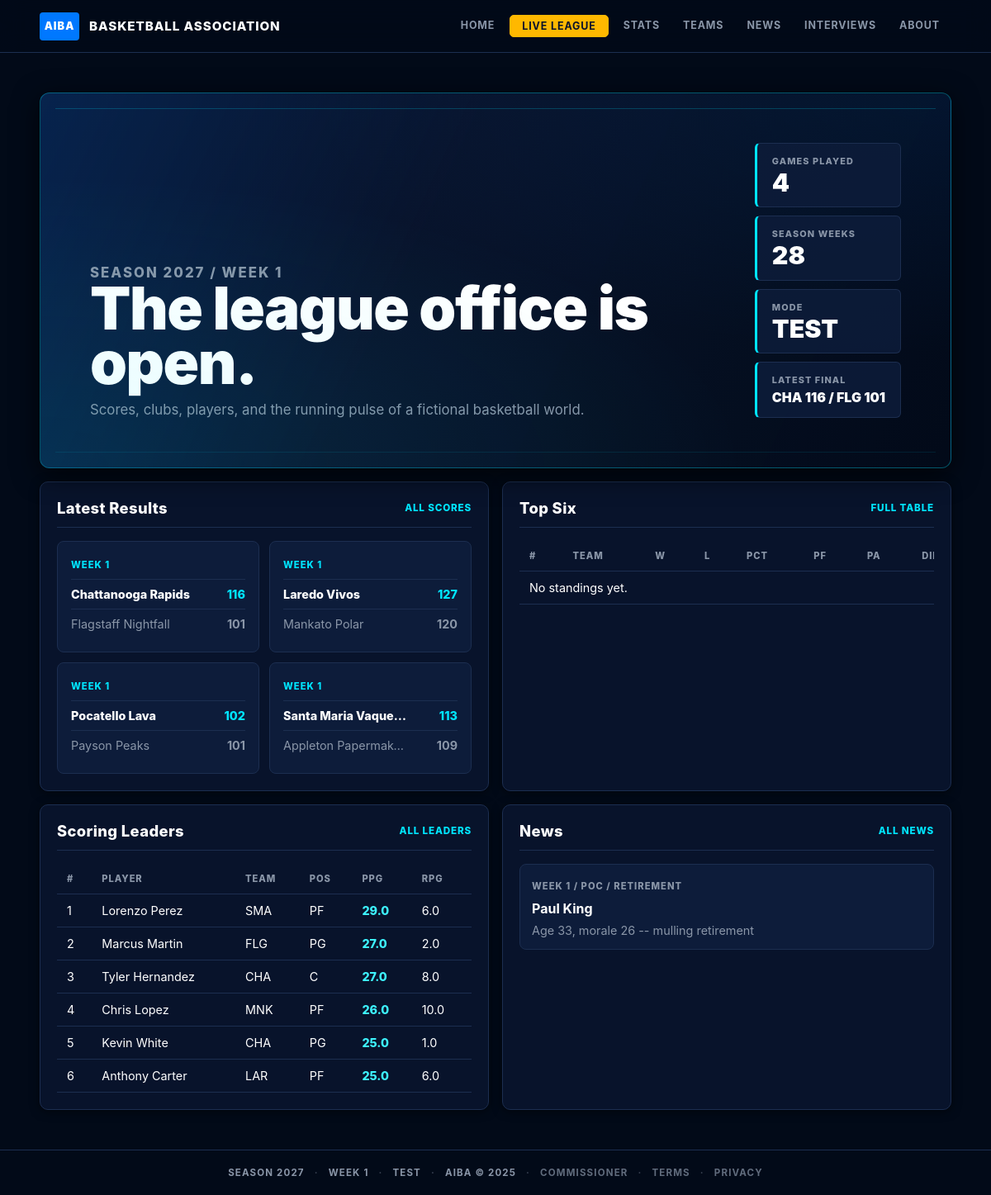
The app's page /live-league with its own data.
### tables this page shows
CREATE TABLE league_state (
            id           INTEGER PRIMARY KEY,
            current_week INTEGER DEFAULT 1,
            season_year  INTEGER DEFAULT 2025,
            last_updated TEXT
        , mode TEXT DEFAULT 'test', official_started INTEGER DEFAULT 0, phase TEXT DEFAULT 'regular_season', offseason_stage TEXT, offseason_from_season INTEGER);

CREATE TABLE teams (
            id          INTEGER PRIMARY KEY,
            city        TEXT NOT NULL,
            name        TEXT NOT NULL,
            abbreviation TEXT NOT NULL
        , mascot TEXT, colors TEXT, logo_description TEXT, motto TEXT, arena TEXT, team_archetype TEXT, play_style TEXT, reputation TEXT, rivalry TEXT, signature_trait TEXT);

CREATE TABLE games (
            id           INTEGER PRIMARY KEY,
            home_team_id INTEGER NOT NULL REFERENCES teams(id),
            away_team_id INTEGER NOT NULL REFERENCES teams(id),
            week         INTEGER NOT NULL,
            season_year  INTEGER NOT NULL,
            home_score   INTEGER,
            away_score   INTEGER,
            played       INTEGER DEFAULT 0
        , q1_home INTEGER, q2_home INTEGER, q3_home INTEGER, q4_home INTEGER, q1_away INTEGER, q2_away INTEGER, q3_away INTEGER, q4_away INTEGER, mvp_player_id INTEGER, playoff_series_id INTEGER);

CREATE TABLE players (
            id           INTEGER PRIMARY KEY,
            team_id      INTEGER NOT NULL REFERENCES teams(id),
            first_name   TEXT NOT NULL,
            last_name    TEXT NOT NULL,
            age          INTEGER NOT NULL,
            position     TEXT NOT NULL,
            skill_rating INTEGER NOT NULL,
            salary       INTEGER NOT NULL
        , status TEXT DEFAULT 'active', retired_season INTEGER);

CREATE TABLE player_events (
            id          INTEGER PRIMARY KEY,
            player_id   INTEGER NOT NULL REFERENCES players(id),
            target_id   INTEGER,
            week        INTEGER NOT NULL,
            season_year INTEGER NOT NULL,
            event_type  TEXT NOT NULL,
            status      TEXT DEFAULT 'active',
            detail      TEXT,
            created_at  TEXT DEFAULT (datetime('now'))
        );

### web_app.py (the view)
@app.route("/live-league")
def live_league():
    def load(conn):
        state = q.get_state(conn)
        if not state:
            return None
        season = state["season_year"]
        phase = state.get("phase", "regular_season")
        bracket = get_bracket(conn, season) if phase in ("playoffs", "complete") else []
        playoff = get_playoff_snapshot(conn, season) if phase in ("playoffs", "complete") else None
        latest_results = q.latest_results(conn, season, limit=6)
        offseason_events = q.offseason_events(conn, limit=len(OFFSEASON_STAGES)) if phase == "offseason" else []
        offseason_stage = state.get("offseason_stage") or "retirements"
        completed_offseason_stages = {event["stage"] for event in offseason_events}
        offseason_stages = [
            {
                "key": stage_key,
                "label": OFFSEASON_STAGE_LABELS.get(stage_key, stage_key.replace("_", " ").title()),
                "status": (
                    "current" if stage_key == offseason_stage
                    else "complete" if stage_key in completed_offseason_stages
                    else "upcoming"
                ),
            }
            for stage_key in OFFSEASON_STAGES
        ]
        return {
            "state": state,
            "phase": phase,
            "bracket": bracket,
            "playoff": playoff,
            "offseason_stage_label": OFFSEASON_STAGE_LABELS.get(
                offseason_stage,
                offseason_stage.replace("_", " ").title(),
            ),
            "offseason_stages": offseason_stages,
            "offseason_events": offseason_events,
            "games_played": q.get_games_played(conn, season),
            "max_week": q.get_max_week(conn, season),
            "standings": q.standings(conn, season, limit=6),
            "leaders": q.stat_leaders(conn, season, limit=6),
            "latest_results": latest_results,
            "latest_articles": q.recent_articles(conn, season, limit=3),
            "storylines": q.public_storylines(conn, season, limit=6),
        }
    data = with_conn(load)
    if not data:
        return render_no_league()
    return render_template("home.html", **data, active="live_league")

### league/database.py (called while the page is built)
def get_connection():
    conn = sqlite3.connect(DB_PATH)
    conn.row_factory = sqlite3.Row
    conn.execute("PRAGMA foreign_keys = ON")
    return conn

### league/web_queries.py (called while the page is built)
def dicts(rows):
    return [dict(row) for row in rows]

def one(row):
    return dict(row) if row else None

def get_state(conn):
    return one(conn.execute("SELECT * FROM league_state WHERE id = 1").fetchone())

def get_site_chrome(conn):
    return {
        "state": get_state(conn),
        "teams": dicts(conn.execute(
            "SELECT id, city, name, abbreviation FROM teams ORDER BY city"
        ).fetchall()),
    }

def get_games_played(conn, season_year):
    return conn.execute(
        "SELECT COUNT(*) FROM games WHERE played = 1 AND season_year = ?",
        (season_year,),
    ).fetchone()[0]

def get_max_week(conn, season_year):
    row = conn.execute(
        "SELECT MAX(week) AS max_week FROM games WHERE season_year = ?",
        (season_year,),
    ).fetchone()
    return row["max_week"] or 0

def latest_results(conn, season_year, limit=8):
    return dicts(conn.execute("""
        SELECT g.id,
               g.week,
               ht.city || ' ' || ht.name AS home_name,
               at.city || ' ' || at.name AS away_name,
               ht.abbreviation AS home_abbr,
               at.abbreviation AS away_abbr,
               g.home_score,
               g.away_score
        FROM games g
        JOIN teams ht ON ht.id = g.home_team_id
        JOIN teams at ON at.id = g.away_team_id
        WHERE g.season_year = ? AND g.played = 1
        ORDER BY g.week DESC, g.id DESC
        LIMIT ?
    """, (season_year, limit)).fetchall())

def recent_articles(conn, season_year, limit=20):
    return dicts(conn.execute("""
        SELECT id, week, season_year, headline, body, created_at
        FROM articles
        WHERE season_year = ?
        ORDER BY week DESC, id DESC
        LIMIT ?
    """, (season_year, limit)).fetchall())

### web_app.py (called while the page is built)
def with_conn(callback):
    create_tables()
    conn = get_connection()
    try:
        return callback(conn)
    finally:
        conn.close()

@app.template_filter("event_label")
def event_label(value):
    return (value or "").replace("_", " ").title()

@app.context_processor
def inject_chrome():
    def load():
        return with_conn(q.get_site_chrome)
    try:
        chrome = load()
    except Exception:
        chrome = {"state": None, "teams": []}
    return chrome

### templates/home.html (shortened to what this page needs)
{% extends "base.html" %}
{% from "partials.html" import standings_table, leader_table, game_card, storyline_list %}
{% block content %}
{% if phase == 'offseason' %}
<section class="offseason-hero">
  <div class="offseason-hero-copy">
    <p class="eyebrow">{{ state.season_year }} offseason</p>
    <h1>The offseason is on the clock.</h1>
    <p>Front offices are reshaping the league one stage at a time. Next up: {{ offseason_stage_label }}.</p>
  </div>
  <div class="offseason-war-room">
    <div class="offseason-current">
      <span>Current stage</span>
      <strong>{{ offseason_stage_label }}</strong>
      <p>Advance from the Commissioner Console when the league office is ready.</p>
    </div>
    <div class="offseason-timeline">
      {% for stage in offseason_stages %}
        {{ offseason_stage_item(stage) }}
      {% endfor %}
    </div>
    <div class="offseason-log">
      <span>Recent movement</span>
      {% for event in offseason_events[:3] %}
        <article>
          <strong>{{ event.stage|event_label }}</strong>
          <p>{{ event.detail }}</p>
        </article>
      {% else %}
        <p>No offseason stages have run yet.</p>
      {% endfor %}
    </div>
  </div>
</section>
{% else %}
<section class="league-hero season-hero">
  <div>
    <p class="eyebrow">Season {{ state.season_year }} / Week {{ state.current_week }}</p>
    <h1>The league office is open.</h1>
    <p>Scores, clubs, players, and the running pulse of a fictional basketball world.</p>
  </div>
  <div class="hero-board">
    <div><span>Games Played</span><strong>{{ games_played }}</strong></div>
    <div><span>Season Weeks</span><strong>{{ max_week }}</strong></div>
    <div><span>Mode</span><strong>{{ state.mode|upper }}</strong></div>
    {% if latest_results %}
      {% set result = latest_results[0] %}
      <div class="season-latest">
        <span>Latest Final</span>
        <strong>{{ result.home_abbr }} {{ result.home_score }} / {{ result.away_abbr }} {{ result.away_score }}</strong>
      </div>
    {% endif %}
  </div>
</section>
{% endif %}
<section class="section-grid">
  <div class="panel wide">
    <div class="section-head">
      <h2>Latest Results</h2>
      <a href="{{ url_for('scores') }}">All scores</a>
    </div>
    <div class="score-grid">
      {% for game in latest_results %}
        {{ game_card(game) }}
      {% else %}
        <p class="empty">No games have been played yet.</p>
      {% endfor %}
    </div>
  </div>
  <div class="panel">
    <div class="section-head">
      <h2>Top Six</h2>
      <a href="{{ url_for('standings') }}">Full table</a>
    </div>
    {{ standings_table(standings, compact=True) }}
  </div>
</section>
<section class="section-grid">
  <div class="panel">
    <div class="section-head">
      <h2>Scoring Leaders</h2>
      <a href="{{ url_for('leaders') }}">All leaders</a>
    </div>
    {{ leader_table(leaders) }}
  </div>
  <div class="panel">
    <div class="section-head">
      <h2>News</h2>
      <a href="{{ url_for('news') }}">All news</a>
    </div>
    {% if latest_articles %}
      <div class="story-list">
        {% for art in latest_articles %}
          <article class="story-item article-item">
            <div class="story-meta">Week {{ art.week }} / AIBA / League News</div>
            <h3>{{ art.headline }}</h3>
            <p>{{ art.body | truncate(160) }}</p>
          </article>
        {% endfor %}
      </div>
    {% else %}
      {{ storyline_list(storylines) }}
    {% endif %}
  </div>
</section>
{% endblock %}

### templates/base.html (shortened to what this page needs)
<!doctype html>
<html lang="en">
<head>
  <link rel="stylesheet" href="{{ url_for('static', filename='site.css') }}">
</head>
<body>
  <header class="site-header">
    <a class="brand" href="{{ url_for('home') }}">
      <span class="brand-mark">AIBA</span>
      <span class="brand-copy">Basketball Association</span>
    </a>
    <nav class="nav" aria-label="Primary">
      <a class="{{ 'active' if active == 'home' else '' }}" href="{{ url_for('home') }}">Home</a>
      <a class="nav-cta {{ 'active' if active == 'live_league' else '' }}" href="{{ url_for('live_league') }}">Live League</a>
      <div class="nav-group">
        <a class="{{ 'active' if active in ('standings','scores','leaders') else '' }}" href="{{ url_for('standings') }}">Stats</a>
      </div>
      <div class="nav-group">
        <a class="{{ 'active' if active in ('teams','players') else '' }}" href="{{ url_for('teams') }}">Teams</a>
      </div>
      <a class="{{ 'active' if active == 'news' else '' }}" href="{{ url_for('news') }}">News</a>
      <a class="{{ 'active' if active == 'interviews' else '' }}" href="{{ url_for('interviews') }}">Interviews</a>
      <div class="nav-group">
        <a class="{{ 'active' if active in ('about','contact') else '' }}" href="{{ url_for('about') }}">About</a>
      </div>
    </nav>
  </header>
  <main>
    {% block content %}{% endblock %}
  </main>
  <footer class="footer">
    <span>Season {{ state.season_year if state else "—" }}</span>
    <span>Week {{ state.current_week if state else "—" }}</span>
    <span>{{ state.mode|upper if state else "NO LEAGUE" }}</span>
    <span>AIBA &copy; 2025</span>
    <span><a href="{{ url_for('commissioner') }}" style="color:inherit;opacity:0.7;">Commissioner</a></span>
    <span><a href="{{ url_for('terms') }}" style="color:inherit;opacity:0.7;">Terms</a></span>
    <span><a href="{{ url_for('privacy') }}" style="color:inherit;opacity:0.7;">Privacy</a></span>
  </footer>
</body>
</html>

### templates/partials.html
{% macro standings_table(rows, compact=False) %}
  <div class="table-wrap">
    <table>
      <thead>
        <tr>
          <th>#</th>
          <th>Team</th>
          <th>W</th>
          <th>L</th>
          <th>PCT</th>
          <th>PF</th>
          <th>PA</th>
          <th>DIFF</th>
        </tr>
      </thead>
      <tbody>
        {% for row in rows %}
          <tr>
            <td>{{ row.rank }}</td>
            <td><a href="{{ url_for('team_page', abbr=row.abbreviation) }}">{{ row.team_name }}</a></td>
            <td>{{ row.wins or 0 }}</td>
            <td>{{ row.losses or 0 }}</td>
            <td>{{ row.win_pct|pct }}</td>
            <td>{{ row.points_for or 0 }}</td>
            <td>{{ row.points_against or 0 }}</td>
            <td class="{{ 'good' if row.point_diff and row.point_diff > 0 else 'bad' if row.point_diff and row.point_diff < 0 else '' }}">{{ row.point_diff|diff }}</td>
          </tr>
        {% else %}
          <tr><td colspan="8">No standings yet.</td></tr>
        {% endfor %}
      </tbody>
    </table>
  </div>
{% endmacro %}
{% macro leader_table(rows, stat='ppg') %}
  <div class="table-wrap">
    <table>
      <thead>
        <tr>
          <th>#</th>
          <th>Player</th>
          <th>Team</th>
          <th>Pos</th>
          <th>PPG</th>
          <th>RPG</th>
          <th>APG</th>
        </tr>
      </thead>
      <tbody>
        {% for row in rows %}
          <tr>
            <td>{{ row.rank }}</td>
            <td><a href="{{ url_for('player_page', player_id=row.id) }}">{{ row.player }}</a></td>
            <td><a href="{{ url_for('team_page', abbr=row.abbreviation) }}">{{ row.abbreviation }}</a></td>
            <td>{{ row.position }}</td>
            <td class="{{ 'stat-focus' if stat == 'ppg' else '' }}">{{ row.ppg or 0 }}</td>
            <td class="{{ 'stat-focus' if stat == 'rpg' else '' }}">{{ row.rpg or 0 }}</td>
            <td class="{{ 'stat-focus' if stat == 'apg' else '' }}">{{ row.apg or 0 }}</td>
          </tr>
        {% else %}
          <tr><td colspan="7">No stat leaders yet.</td></tr>
        {% endfor %}
      </tbody>
    </table>
  </div>
{% endmacro %}
{% macro game_card(game) %}
  <article class="score-card">
    <a class="score-week" href="{{ url_for('game_page', game_id=game.id) }}">Week {{ game.week }}</a>
    <div class="score-row {{ 'winner' if game.home_score and game.home_score > game.away_score else '' }}">
      <span>{{ game.home_name }}</span>
      <strong>{{ game.home_score if game.played or game.home_score is not none else "-" }}</strong>
    </div>
    <div class="score-row {{ 'winner' if game.away_score and game.away_score > game.home_score else '' }}">
      <span>{{ game.away_name }}</span>
      <strong>{{ game.away_score if game.played or game.away_score is not none else "-" }}</strong>
    </div>
  </article>
{% endmacro %}
{% macro storyline_list(rows) %}
  <div class="story-list">
    {% for item in rows %}
      <article class="story-item">
        <div class="story-meta">Week {{ item.week }} / {{ item.abbreviation or item.team_name or "AIBA" }} / {{ (item.type or item.event_type)|event_label }}</div>
        <h3>{{ item.primary_name or item.player or (item.event_type|event_label) }}</h3>
        <p>{{ item.detail }}</p>
      </article>
    {% else %}
      <p class="empty">No storylines yet. Once games and agents run, the league page will start to breathe.</p>
    {% endfor %}
  </div>
{% endmacro %}

### records on screen
league_state: season_year "2027", current_week "1", mode "TEST"
teams: home_abbr "CHA", rank "3", player "Tyler Hernandez", abbreviation "CHA", position "C", ppg "27.0", rpg "8.0"
games: home_score "116", away_score "101", week "1", home_name "Chattanooga Rapids", away_name "Flagstaff Nightfall"
teams: away_abbr "FLG"
games: week "1", home_name "Laredo Vivos", home_score "127", away_name "Mankato Polar", away_score "120"
games: week "1", home_name "Pocatello Lava", home_score "102", away_name "Payson Peaks", away_score "101"
games: week "1", home_name "Santa Maria Vaque…", home_score "113", away_name "Appleton Papermak…", away_score "109"
players: rank "1", player "Lorenzo Perez", abbreviation "SMA", position "PF", ppg "29.0", rpg "6.0"
players: rank "2", player "Marcus Martin", abbreviation "FLG", position "PG", ppg "27.0", rpg "2.0"
players: rank "4", player "Chris Lopez", abbreviation "MNK", position "PF", ppg "26.0", rpg "10.0"
players: rank "5", player "Kevin White", abbreviation "CHA", position "PG", ppg "25.0", rpg "1.0"
players: rank "6", player "Anthony Carter", abbreviation "LAR", position "PF", ppg "25.0", rpg "6.0"
player_events: week "1", abbreviation "POC", event_type "RETIREMENT", primary_name "Paul King", detail "Age 33, morale 26 -- mulling retirement"

### other values on screen
{{ games_played }} "4"
{{ max_week }} "28"
